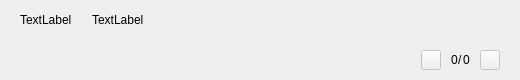
<?xml version="1.0" encoding="UTF-8"?>
<ui version="4.0">
 <class>ViewStatusBar</class>
 <widget class="QWidget" name="ViewStatusBar">
  <property name="geometry">
   <rect>
    <x>0</x>
    <y>0</y>
    <width>520</width>
    <height>80</height>
   </rect>
  </property>
  <property name="maximumSize">
   <size>
    <width>16777215</width>
    <height>80</height>
   </size>
  </property>
  <property name="windowTitle">
   <string>Form</string>
  </property>
  <layout class="QVBoxLayout" name="verticalLayout">
   <property name="spacing">
    <number>0</number>
   </property>
   <property name="leftMargin">
    <number>0</number>
   </property>
   <property name="topMargin">
    <number>0</number>
   </property>
   <property name="rightMargin">
    <number>0</number>
   </property>
   <property name="bottomMargin">
    <number>0</number>
   </property>
   <item>
    <widget class="QWidget" name="view_status_bar" native="true">
     <property name="minimumSize">
      <size>
       <width>0</width>
       <height>40</height>
      </size>
     </property>
     <property name="maximumSize">
      <size>
       <width>16777215</width>
       <height>40</height>
      </size>
     </property>
     <layout class="QHBoxLayout" name="horizontalLayout_3">
      <property name="leftMargin">
       <number>20</number>
      </property>
      <property name="topMargin">
       <number>0</number>
      </property>
      <property name="rightMargin">
       <number>0</number>
      </property>
      <property name="bottomMargin">
       <number>0</number>
      </property>
      <item>
       <layout class="QHBoxLayout" name="horizontalLayout">
        <property name="spacing">
         <number>20</number>
        </property>
        <item>
         <widget class="QLabel" name="total_time_lab">
          <property name="toolTip">
           <string>Run Time</string>
          </property>
          <property name="text">
           <string notr="true">TextLabel</string>
          </property>
         </widget>
        </item>
        <item>
         <widget class="QLabel" name="infer_lab">
          <property name="toolTip">
           <string>Processing Time</string>
          </property>
          <property name="text">
           <string notr="true">TextLabel</string>
          </property>
         </widget>
        </item>
       </layout>
      </item>
      <item>
       <spacer name="horizontalSpacer">
        <property name="orientation">
         <enum>Qt::Horizontal</enum>
        </property>
        <property name="sizeHint" stdset="0">
         <size>
          <width>175</width>
          <height>17</height>
         </size>
        </property>
       </spacer>
      </item>
      <item>
       <layout class="QHBoxLayout" name="horizontalLayout_2">
        <property name="spacing">
         <number>40</number>
        </property>
        <item>
         <widget class="QLabel" name="judge_status_lab">
          <property name="minimumSize">
           <size>
            <width>100</width>
            <height>40</height>
           </size>
          </property>
          <property name="maximumSize">
           <size>
            <width>16777215</width>
            <height>40</height>
           </size>
          </property>
          <property name="text">
           <string/>
          </property>
          <property name="alignment">
           <set>Qt::AlignRight|Qt::AlignTrailing|Qt::AlignVCenter</set>
          </property>
         </widget>
        </item>
       </layout>
      </item>
     </layout>
    </widget>
   </item>
   <item>
    <widget class="QWidget" name="result_lab_widget" native="true">
     <property name="minimumSize">
      <size>
       <width>0</width>
       <height>40</height>
      </size>
     </property>
     <property name="maximumSize">
      <size>
       <width>16777215</width>
       <height>40</height>
      </size>
     </property>
     <layout class="QHBoxLayout" name="horizontalLayout_5">
      <property name="spacing">
       <number>10</number>
      </property>
      <property name="leftMargin">
       <number>20</number>
      </property>
      <property name="topMargin">
       <number>0</number>
      </property>
      <property name="rightMargin">
       <number>20</number>
      </property>
      <property name="bottomMargin">
       <number>0</number>
      </property>
      <item>
       <widget class="QLabel" name="result_lab">
        <property name="sizePolicy">
         <sizepolicy hsizetype="Expanding" vsizetype="Preferred">
          <horstretch>0</horstretch>
          <verstretch>0</verstretch>
         </sizepolicy>
        </property>
        <property name="text">
         <string/>
        </property>
       </widget>
      </item>
      <item>
       <widget class="QToolButton" name="left_btn">
        <property name="enabled">
         <bool>false</bool>
        </property>
        <property name="minimumSize">
         <size>
          <width>20</width>
          <height>20</height>
         </size>
        </property>
        <property name="maximumSize">
         <size>
          <width>20</width>
          <height>20</height>
         </size>
        </property>
        <property name="cursor">
         <cursorShape>PointingHandCursor</cursorShape>
        </property>
        <property name="text">
         <string/>
        </property>
        <property name="icon">
         <iconset resource="../../../vtk.qrc">
          <normaloff>:/uiframe/images/viewstatusbar/left.svg</normaloff>
          <disabledoff>:/uiframe/images/viewstatusbar/left_disabled.svg</disabledoff>:/uiframe/images/viewstatusbar/left.svg</iconset>
        </property>
        <property name="iconSize">
         <size>
          <width>20</width>
          <height>20</height>
         </size>
        </property>
       </widget>
      </item>
      <item>
       <widget class="QWidget" name="result_switch_widget" native="true">
        <property name="maximumSize">
         <size>
          <width>25</width>
          <height>16777215</height>
         </size>
        </property>
        <layout class="QHBoxLayout" name="horizontalLayout_4">
         <property name="spacing">
          <number>0</number>
         </property>
         <property name="leftMargin">
          <number>0</number>
         </property>
         <property name="topMargin">
          <number>0</number>
         </property>
         <property name="rightMargin">
          <number>0</number>
         </property>
         <property name="bottomMargin">
          <number>0</number>
         </property>
         <item>
          <widget class="QLabel" name="current_result_index">
           <property name="text">
            <string notr="true">0</string>
           </property>
          </widget>
         </item>
         <item>
          <widget class="QLabel" name="label_4">
           <property name="text">
            <string notr="true">/</string>
           </property>
          </widget>
         </item>
         <item>
          <widget class="QLabel" name="total_result_count">
           <property name="text">
            <string notr="true">0</string>
           </property>
          </widget>
         </item>
        </layout>
       </widget>
      </item>
      <item>
       <widget class="QToolButton" name="right_btn">
        <property name="enabled">
         <bool>false</bool>
        </property>
        <property name="minimumSize">
         <size>
          <width>20</width>
          <height>20</height>
         </size>
        </property>
        <property name="maximumSize">
         <size>
          <width>20</width>
          <height>20</height>
         </size>
        </property>
        <property name="cursor">
         <cursorShape>PointingHandCursor</cursorShape>
        </property>
        <property name="text">
         <string/>
        </property>
        <property name="icon">
         <iconset resource="../../../vtk.qrc">
          <normaloff>:/uiframe/images/viewstatusbar/right.svg</normaloff>
          <disabledoff>:/uiframe/images/viewstatusbar/right_disabled.svg</disabledoff>
          <disabledon>:/uiframe/images/viewstatusbar/right_disabled.svg</disabledon>:/uiframe/images/viewstatusbar/right.svg</iconset>
        </property>
        <property name="iconSize">
         <size>
          <width>20</width>
          <height>20</height>
         </size>
        </property>
       </widget>
      </item>
     </layout>
    </widget>
   </item>
  </layout>
 </widget>
 <resources>
  <include location="../../../vtk.qrc"/>
 </resources>
 <connections/>
</ui>
